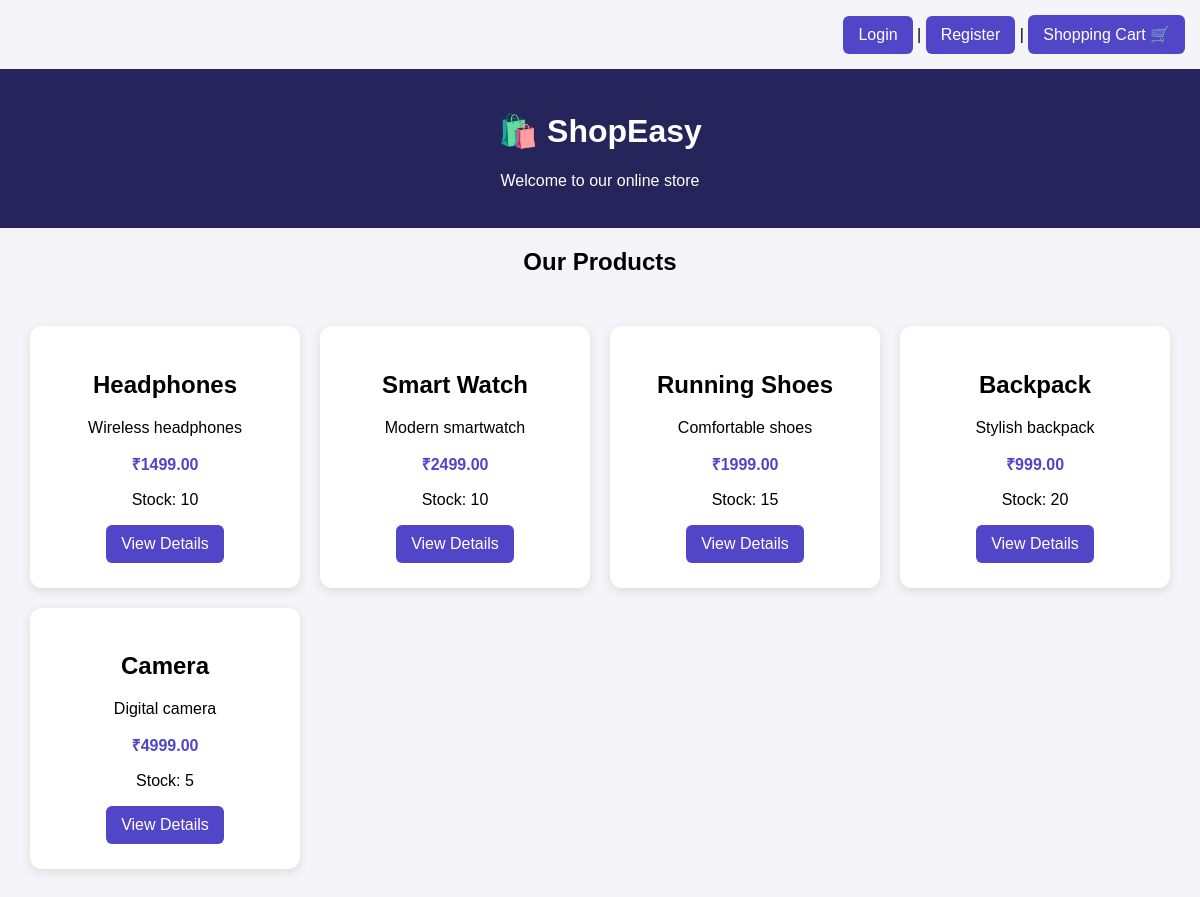
The page / on the database its author committed.
### store/models.py (models this page shows, shortened)
class Product(models.Model):
    name = models.CharField(max_length=200)
    description = models.TextField()
    price = models.DecimalField(max_digits=10, decimal_places=2)
    image = models.CharField(max_length=500, blank=True)
    stock = models.IntegerField(default=0)

### store/views.py (the view)
# urls.py: path('', views.home, name='home'),
def home(request):
    products = Product.objects.all()
    return render(request, 'store/home.html', {'products': products})

### store/templates/store/home.html (shortened to what this page needs)
<!DOCTYPE html>
<html>
<head>
</head>
<body>
    <div style="text-align:right; padding:15px;">
    <a href="/login/">Login</a> |
    <a href="/register/">Register</a> |
    <a href="/cart/">Shopping Cart 🛒</a>
</div>
<header>
    <h1>🛍️ ShopEasy</h1>
    <p>Welcome to our online store</p>
</header>
<h2 style="text-align:center;">Our Products</h2>
<div class="products">
    {% for product in products %}
    <div class="card">
        <h2>{{ product.name }}</h2>
        <p>{{ product.description }}</p>
        <p class="price">₹{{ product.price }}</p>
        <p>Stock: {{ product.stock }}</p>
        <a href="/product/{{ product.id }}/">View Details</a>
    </div>
    {% empty %}
    <p>No products available.</p>
    {% endfor %}
</div>
</body>
</html>

### store/templates/store/home.html (style rules this page uses)
body { font-family: Arial; background: #f4f4f9; margin: 0; }
header { background: #25245b; color: white; padding: 22px; text-align: center; }
.products { display: grid; grid-template-columns: repeat(auto-fit, minmax(220px, 1fr)); gap: 20px; padding: 30px; }
.card { background: white; padding: 25px; text-align: center; border-radius: 12px; box-shadow: 0 3px 10px #ddd; }
.price { color: #5146c8; font-weight: bold; }
a { display: inline-block; background: #5146c8; color: white; padding: 10px 15px; text-decoration: none; border-radius: 6px; }

### rows shown on the page
Product: name "Headphones", description "Wireless headphones", price "1499.00", stock "10"
Product: name "Smart Watch", description "Modern smartwatch", price "2499.00", stock "10"
Product: name "Running Shoes", description "Comfortable shoes", price "1999.00", stock "15"
Product: name "Backpack", description "Stylish backpack", price "999.00", stock "20"
Product: name "Camera", description "Digital camera", price "4999.00", stock "5"
